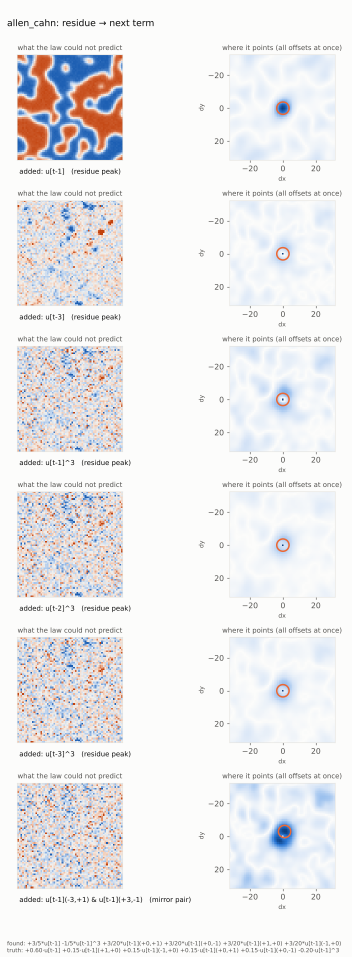
#> input picture site/fig/steps_allen_cahn.png, 704 x 1914 px, given in place of the camera (shown at 1/2 size)
$ python run_video.py
#> lines starting #> are read from the running program, lines starting #| are printed output that depends on the picture
"""Discover the law of a real moving scene: a video file or a live webcam.

    python scripts/run_video.py --video cockatoo.mp4
    python scripts/run_video.py --camera 0 --frames 200          (webcam; Windows works)

Frames are turned grey and shrunk by --scale. The first half is the training split, the next
20% decides which terms are accepted, the last 30% is the test the law never saw. The law is
compared with 'nothing changes' (hold-last) and with the fixed-library regression.
"""
import argparse, json, os, sys, time
sys.path.insert(0, os.path.join(os.path.dirname(__file__), ".."))
import numpy as np
import cv2
from luotain2.stream import Stream
from luotain2.discover import Discoverer, nmse
from luotain2.baselines import default_library, stlsq


def read_frames(a):
    cap = cv2.VideoCapture(a.camera if a.video is None else a.video)
    frames = []
    while len(frames) < a.frames:
        ok, f = cap.read()
#> f is the input picture: shape (1914, 704, 3); mean B, G, R 237.9, 236.5, 237.1
        if not ok:
            break
        g = cv2.cvtColor(f, cv2.COLOR_BGR2GRAY)
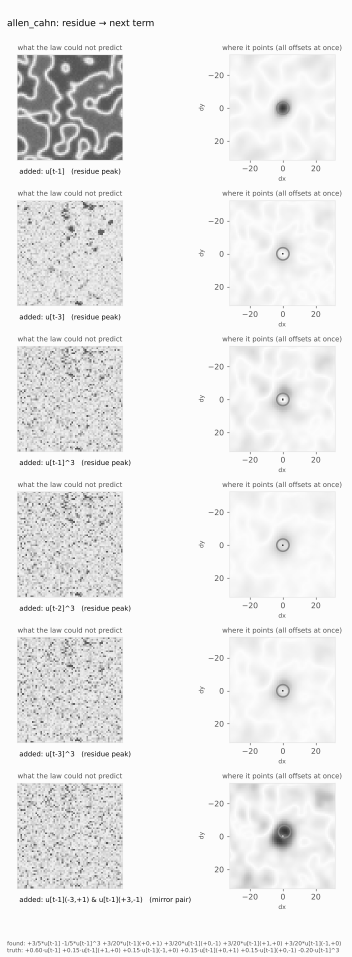
#> g: shape (1914, 704) (shown at 1/2 size); min 11, max 252, mean 236.9
        g = cv2.resize(g, (g.shape[1] // a.scale, g.shape[0] // a.scale), interpolation=cv2.INTER_AREA)
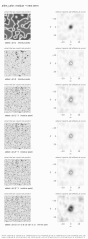
#> g: shape (239, 88); min 62, max 252, mean 236.9
        frames.append(g.astype(np.float64) / 255.0)
    cap.release()
    if len(frames) < 30:
        sys.exit("Fewer than 30 frames could be read.")
    return np.array(frames)


def main():
    ap = argparse.ArgumentParser()
    ap.add_argument("--video")
    ap.add_argument("--camera", type=int, default=0)
    ap.add_argument("--frames", type=int, default=280)
    ap.add_argument("--scale", type=int, default=8)
    ap.add_argument("--margin", type=int, default=12)
    ap.add_argument("--max-lag", type=int, default=2)
    ap.add_argument("--out", default=None)
    a = ap.parse_args()
    F = read_frames(a)
    T = len(F)
    i1, i2 = int(0.5 * T), int(0.7 * T)
    L = a.max_lag
    tr = Stream(F[:i1], "dynamics", L, a.margin, periodic=False)
    va = Stream(F[i1 - L:i2], "dynamics", L, a.margin, periodic=False)
    te = Stream(F[i2 - L:], "dynamics", L, a.margin, periodic=False)
    hold = nmse(te.y, te.frames[te.targets - 1][:, te.mask].ravel())
    print(f"{T} frames of {F.shape[1]}x{F.shape[2]}. Hold-last test NMSE {hold:.4e}")
    t0 = time.time()
    lib = stlsq(tr, va, default_library(max_lag=L))
    e_lib = nmse(te.y, te.design(lib.terms) @ lib.coef)
    print(f"fixed library: {len(lib.terms)} terms, test NMSE {e_lib:.4e}  ({time.time()-t0:.0f}s)")
    t0 = time.time()
    d = Discoverer(mode="dynamics", max_lag=L, margin=a.margin)
    law = d.run(tr, va, verbose=True)
    e_law = nmse(te.y, te.design(law.terms) @ law.coef)
    print(f"luotain2 law: {len(law.terms)} terms, test NMSE {e_law:.4e}  ({time.time()-t0:.0f}s)")
    print("   ", law.describe(4))
    out = dict(source=a.video or f"camera {a.camera}", frames=T, size=list(F.shape[1:]),
               hold_last=hold, library_terms=len(lib.terms), library_test=e_lib,
               law_terms=len(law.terms), law_test=e_law, law=law.describe(4),
               steps=[{k: v for k, v in s.items() if k not in ("resid_frame", "corr_map", "added")} for s in law.history])
    path = a.out or os.path.join("results", "video_" + os.path.splitext(os.path.basename(a.video or "camera"))[0] + ".json")
    os.makedirs(os.path.dirname(path), exist_ok=True)
    json.dump(out, open(path, "w"), indent=1, default=str)
    print("wrote", path)


if __name__ == "__main__":
    main()

$ run again, on site/fig/steps_drift.png
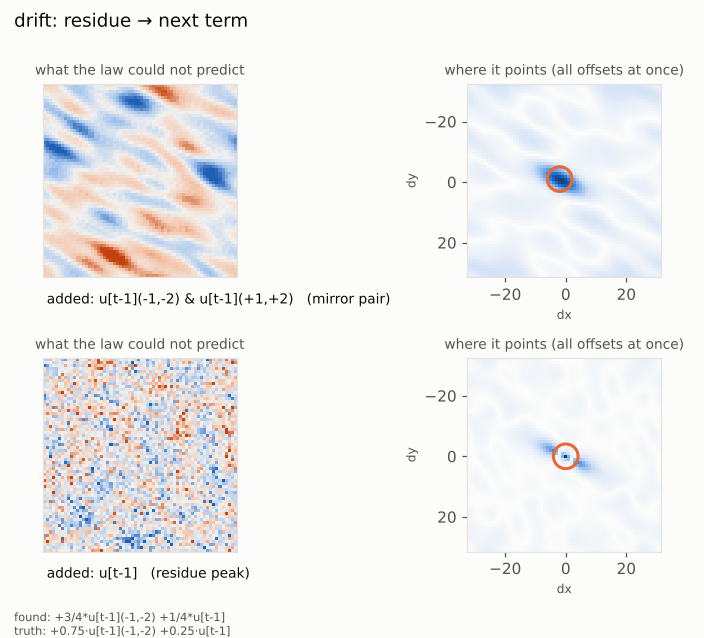
#> input picture site/fig/steps_drift.png, 704 x 638 px, given in place of the camera
#> in read_frames, f is the input picture: shape (638, 704, 3); mean B, G, R 241.2, 240.8, 241.3
#> in read_frames, `g = cv2.cvtColor(f, cv2.COLOR_BGR2GRAY)`:
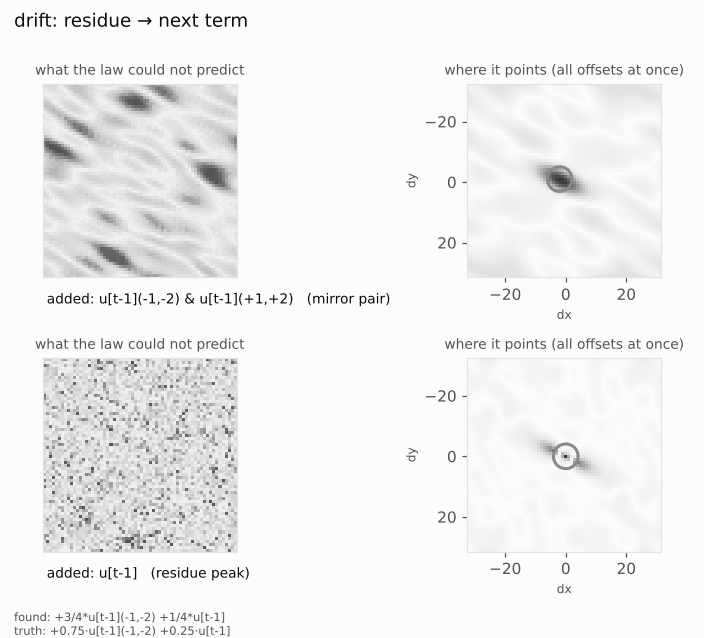
#> g: shape (638, 704); min 11, max 252, mean 241.1
#> in read_frames, `g = cv2.resize(g, (g.shape[1] // a.scale, g.shape[0] // a.scale), inte..`:
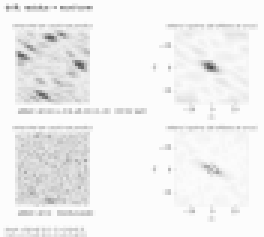
#> g: shape (79, 88) (shown 3 times larger); min 74, max 252, mean 241.1

$ run again, on site/fig/steps_wormhole.png
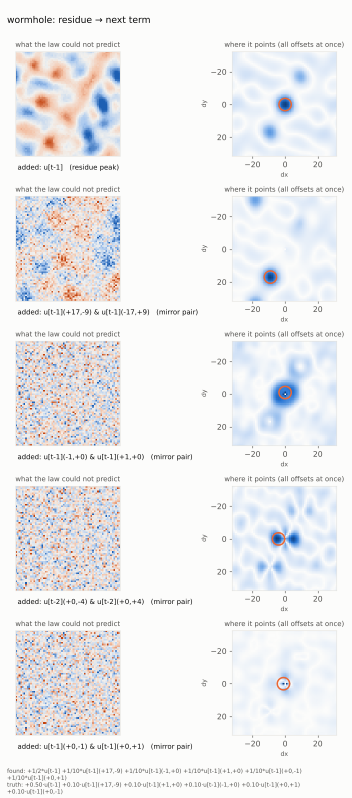
#> input picture site/fig/steps_wormhole.png, 704 x 1595 px, given in place of the camera (shown at 1/2 size)
#> in read_frames, f is the input picture: shape (1595, 704, 3); mean B, G, R 239.7, 238.1, 238
#> in read_frames, `g = cv2.cvtColor(f, cv2.COLOR_BGR2GRAY)`:
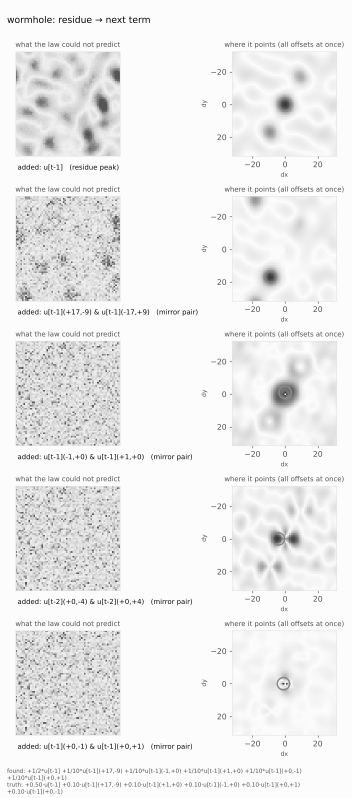
#> g: shape (1595, 704) (shown at 1/2 size); min 11, max 252, mean 238.3
#> in read_frames, `g = cv2.resize(g, (g.shape[1] // a.scale, g.shape[0] // a.scale), inte..`:
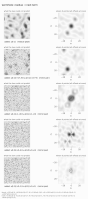
#> g: shape (199, 88); min 67, max 252, mean 238.3
